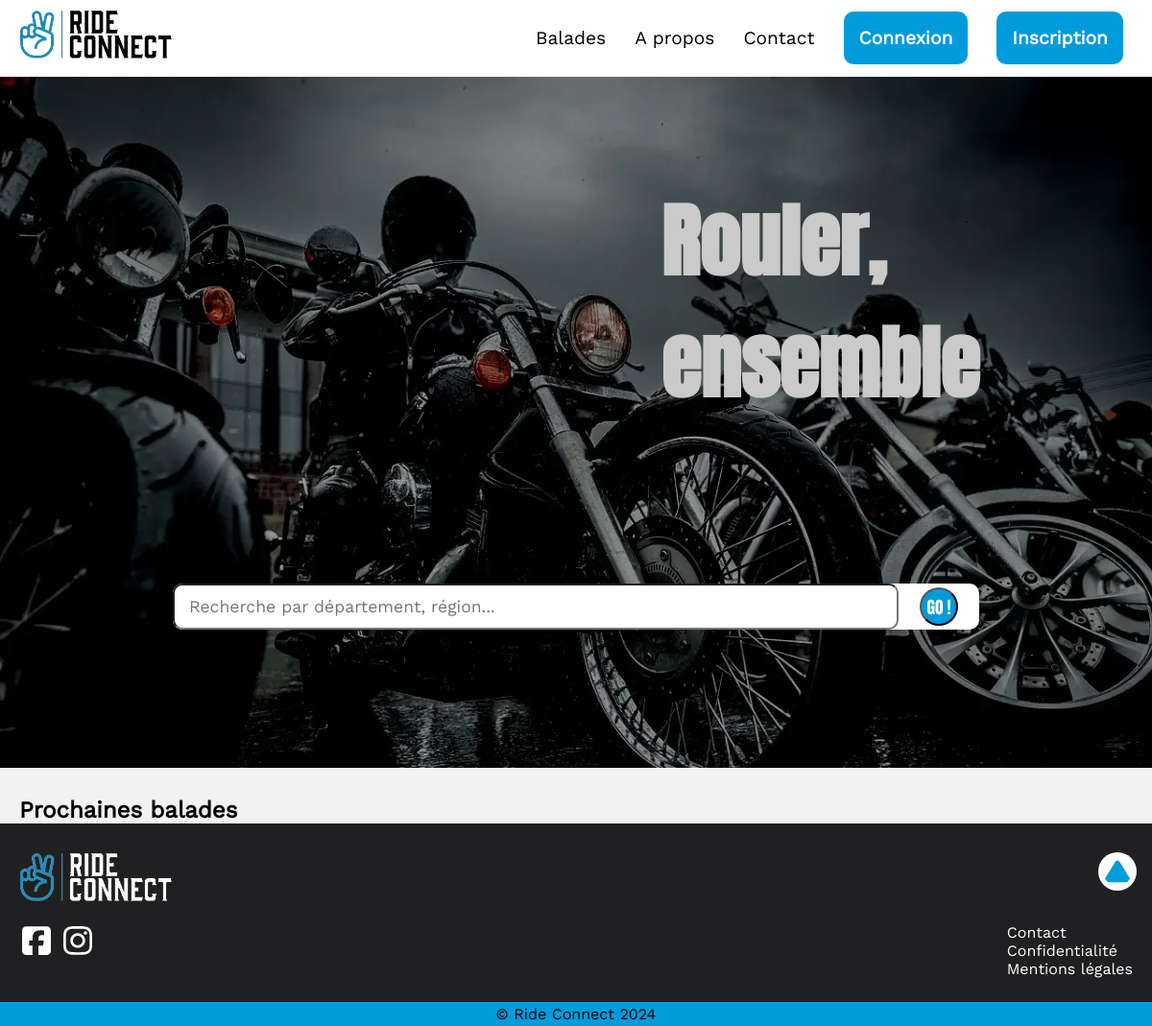
The app's page /, older data.
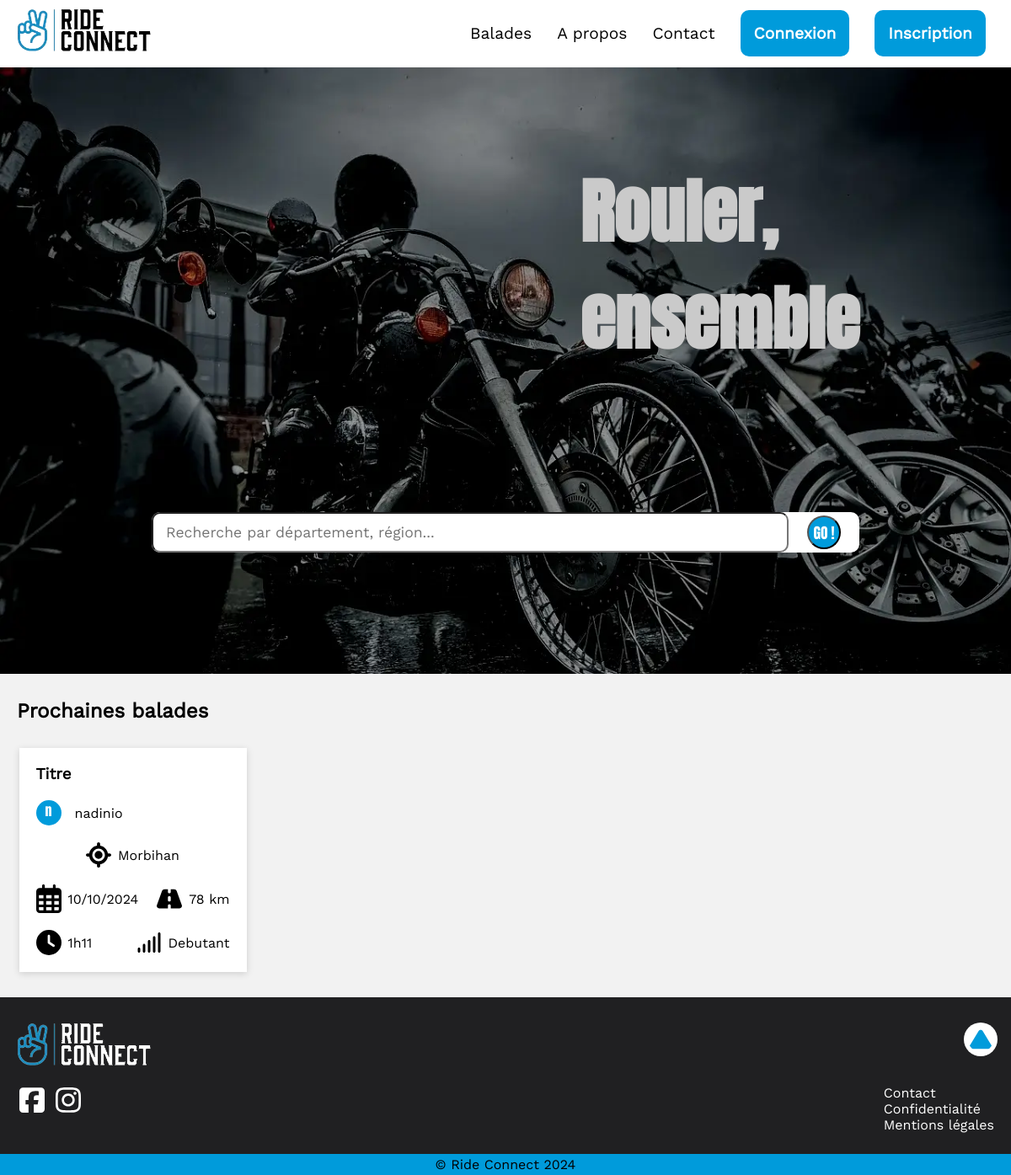
The same page, newer data.
### tables this page shows
CREATE TABLE `balade` (
  `idBalade` int(11) NOT NULL,
  `title` varchar(50) NOT NULL,
  `date` date NOT NULL,
  `time` time NOT NULL,
  `length` int(11) NOT NULL,
  `duration` decimal(4,2) NOT NULL,
  `difficulty` varchar(20) NOT NULL,
  `partNumber` int(11) NOT NULL,
  `startPoint` varchar(50) NOT NULL,
  `arrival` varchar(50) NOT NULL,
  `department` varchar(50) NOT NULL,
  `region` varchar(50) NOT NULL,
  `meetingPoint` varchar(50) NOT NULL,
  `precisions` text NOT NULL,
  `map` text DEFAULT NULL,
  `waypoints` text NOT NULL,
  `idUser` int(11) NOT NULL
);

CREATE TABLE `_user` (
  `idUser` int(11) NOT NULL,
  `email` varchar(50) NOT NULL,
  `password` varchar(200) DEFAULT NULL,
  `pseudo` varchar(15) NOT NULL,
  `name` varchar(50) DEFAULT NULL,
  `firstName` varchar(50) DEFAULT NULL,
  `isAdmin` tinyint(1) DEFAULT NULL
);

### app/controllers/homeController.php (called while the page is built, shortened)
<?php
class HomeController extends RidesController {
    public function index() {
        $ridesController = new RidesController;
        $rides = $ridesController->makeRidesList();
        for ($i=0; $i < 3; $i++) {
            if(isset($rides[$i]) && !empty($rides[$i])) {
            $params = ['balade.idUser' => $rides[$i]->idUser];
            $pseudo = $ridesController->getCreatorPseudo($rides[$i], $params);
            }
        }
        include ROOT . "/app/views/home.php";
    }
}
?>

### index.php (called while the page is built, shortened)
<?php
$routage = new routage;
$routage->start();
?>

### app/controllers/ridesController.php (called while the page is built, shortened)
<?php
class RidesController extends RideModel {
    public function makeRidesList() {
        $columns = ['idUser', 'idBalade', 'title', 'department', 'date', 'length', 'duration', 'difficulty'];
        if ($_SERVER['REQUEST_METHOD'] == 'POST') {
            if (isset($_POST['rideSearch']) && !empty($_POST['rideSearch'])) {
                $rides = $this->findAndOrder($columns, ['region' => $_POST['rideSearch'], 'department' => $_POST['rideSearch']], 'OR', 'date', 'ASC');
            }
            elseif (isset($_POST['rideSearch']) && empty($_POST['rideSearch'])) {
                $_SESSION['message'] = "Veuillez renseigner un département ou une région.";
                $rides = $this->findAndOrder($columns, $params = [], "", 'date', 'ASC');
            }
        }
        else {
            $rides = $this->findAndOrder($columns, $params = [], "", 'date', 'ASC');
        }
        return $rides;
    }
}

### app/models/model.php (called while the page is built, shortened)
<?php
class Model extends DbConnector {
    protected $table;
    public function request(string $sql, array $params = null) {
        $this->db = DbConnector::getInstance();
        if ($params !== null) {
            $query = $this->db->prepare($sql);
            $query->execute($params);
            return $query;
        }
        else {
            return $this->db->query($sql);
        }
    }
    public function findAndOrder(array $columns, array $params, $operator, $order, $way) {
        if(!empty($order)) {
            $orderBy = ' ORDER BY '.$order." $way";
        }
        if (empty($columns)) {
            $columnsList = ' * ';
        }
        else {
            $columnsList = implode(', ', $columns);
        }
        $where = '';
        $values = [];
        $result = $this->request('SELECT '.$columnsList.' FROM '.$this->table.$where.$orderBy, $values)->fetchAll();
        return $result;
    }
    public function findSomeWithJoin(array $columns = [], array $joinParams = [], array $params = []) {
        if (empty($columns)) {
            $columnsList = ' * ';
        }
        else {
            $columnsList = implode(', ', $columns);
        }
        $query = 'SELECT '.$columnsList.' FROM ' .$this->table;
        if (!empty($joinParams)) {
            foreach($joinParams as $joinParam) {
                $query .= ' JOIN ' .$joinParam['table'].' ON '.$joinParam['condition'];
            }
        }
        $where = '';
        $values = [];
        if (!empty($params)) {
            $where = ' WHERE ';
            $fields = [];
            foreach($params as $field => $value) {
                $fields[] = "$field = ?";
                $values[] = $value;
            }
            $where .= implode(' AND ', $fields);
        }
        $query .= $where;
        $result = $this->request($query, $values)->fetchAll();
        return $result;
    }
}

### app/models/rideModel.php (called while the page is built, shortened)
<?php
class RideModel extends Model {
    public function __construct() {
        $this->table = 'balade';
    }
    protected function getCreatorPseudo($ride, $params) {
        $columns = ['_user.pseudo'];
        $joinParams = [
            [
            'table' => '_user',
            'condition' => 'balade.idUser = _user.idUser'
            ]
        ];
        return $this->findSomeWithJoin($columns, $joinParams, $params);
    }
}

### app/models/DbConnector.php (called while the page is built, shortened)
<?php
class DbConnector extends PDO {
    private static $instance;
    public function __construct() {
        $dsn = 'mysql:dbname='.$_ENV['DB_NAME'].';host='.$_ENV['DB_HOST'];
    }
    public static function getInstance(): ?self {
        if(self::$instance === null) {
            try {
                self::$instance = new self();
            } catch(PDOException $e) {
                error_log($e->getMessage());
                $_SESSION['error'] = "Cette fonctionnalité est actuellement indisponible. Nos excuses pour la gêne occasionée.";
                return null;
            }
        }
        return self::$instance;
    }
}

### app/views/home.php (the view, shortened to what the changed rows need)
<?php include ROOT . "/app/views/header.php"; ?>
<main id="homePage">
    <section>
        <div id="welcome">
            <h1>Rouler,<br> ensemble</h1>
        </div>
    </section>
    <section class="rides container">
        <h2>Prochaines balades</h2>
        <div class="rideContainer">
            <?php for ($i=0; $i < 3; $i++) : if (isset($rides[$i]) && !empty($rides[$i])) :?>
                <a class="rideItem" href="balades/<?= $rides[$i]->idBalade ?>">
                <article >
                    <h3><?= $rides[$i]->title?></h3>
                    <div class="flex">
                        <p class="particle"><?= substr($pseudo[$i]->pseudo, 0, 1) ?></p>
                        <p><?= $pseudo[$i]->pseudo?></p>
                    </div>
                    <div class="flex location">
                        <img src="public/images/icons/location.svg" alt="Croix de localisation">
                        <p><?= $rides[$i]->department ?></p>
                    </div>
                    <div class="flexSpace">
                        <div class="flex">
                            <img src="public/images/icons/calendar.svg" alt="Calendrier">
                            <p><?= date("d/m/Y", strtotime($rides[$i]->date)) ?></p>
                        </div>
                        <div class="flex">
                            <img src="public/images/icons/road.svg" alt="Route">
                            <p><?= $rides[$i]->length ?> km</p>
                        </div>
                    </div>
                    <div class="flexSpace">
                        <div class="flex">
                            <img src="public/images/icons/clock.svg" alt="Horloge">
                            <p>
                                <?php
                                if((($rides[$i]->duration)/60) < 1) {
                                    echo (round(($rides[$i]->duration)%60).' min');
                                }
                                else {
                                    echo (floor(($rides[$i]->duration)/60).'h'.sprintf('%02d', (round(($rides[$i]->duration)%60)))) ;
                                }
                                ?>
                            </p>
                        </div>
                        <div class="flex">
                            <img src="public/images/icons/level.svg" alt="Barres indiquant différents niveaux">
                            <p><?= ucfirst($rides[$i]->difficulty) ?></p>
                        </div>
                    </div>
                </article>
                </a>
            <?php endif ?>
            <?php endfor ?>
        </div>
    </section>
</main>

Row changes from the older to the newer data that the page shows:
added balade: title "Titre", idUser.pseudo "n", idUser.pseudo "nadinio", department "Morbihan", date "10/10/2024", length "78", floor(($rides[$i]->duration)/60) "1", ($rides[$i]->duration)%60 "11", difficulty "Debutant"
